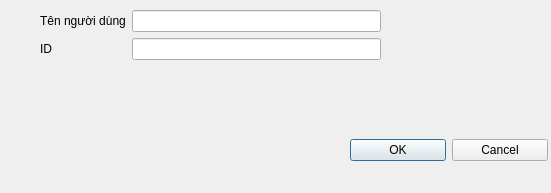
<?xml version="1.0" encoding="UTF-8"?>
<ui version="4.0">
 <class>Add_Account</class>
 <widget class="QDialog" name="Add_Account">
  <property name="geometry">
   <rect>
    <x>0</x>
    <y>0</y>
    <width>551</width>
    <height>193</height>
   </rect>
  </property>
  <property name="windowTitle">
   <string>Thêm tài khoản</string>
  </property>
  <widget class="QWidget" name="formLayoutWidget">
   <property name="geometry">
    <rect>
     <x>40</x>
     <y>10</y>
     <width>341</width>
     <height>61</height>
    </rect>
   </property>
   <layout class="QFormLayout" name="formLayout">
    <item row="0" column="0">
     <widget class="QLabel" name="aloLabel">
      <property name="text">
       <string>Tên người dùng</string>
      </property>
     </widget>
    </item>
    <item row="0" column="1">
     <widget class="QLineEdit" name="lineEdit_UserName"/>
    </item>
    <item row="1" column="0">
     <widget class="QLabel" name="iDLabel">
      <property name="text">
       <string>ID</string>
      </property>
     </widget>
    </item>
    <item row="1" column="1">
     <widget class="QLineEdit" name="lineEdit_UserID"/>
    </item>
   </layout>
  </widget>
  <widget class="QWidget" name="gridLayoutWidget">
   <property name="geometry">
    <rect>
     <x>350</x>
     <y>110</y>
     <width>198</width>
     <height>80</height>
    </rect>
   </property>
   <layout class="QGridLayout" name="gridLayout">
    <item row="0" column="0">
     <widget class="QPushButton" name="pushButton_Ok">
      <property name="text">
       <string>OK</string>
      </property>
      <property name="icon">
       <iconset>
        <normaloff>resources/check-mark.png</normaloff>resources/check-mark.png</iconset>
      </property>
     </widget>
    </item>
    <item row="0" column="1">
     <widget class="QPushButton" name="pushButton_Cancel">
      <property name="text">
       <string>Cancel</string>
      </property>
      <property name="icon">
       <iconset>
        <normaloff>resources/stop.png</normaloff>resources/stop.png</iconset>
      </property>
     </widget>
    </item>
   </layout>
  </widget>
 </widget>
 <resources/>
 <connections/>
</ui>
